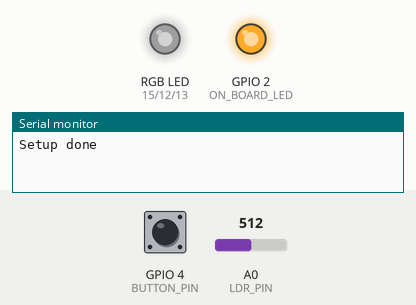
Simulated run of this program. Board: ESP8266 (NodeMCU). Shown: an RGB LED mixed from three pins (HIGH = lit), output pins drawn as LEDs (lit = HIGH), the last lines printed to the serial monitor. The test bench sets the inputs (shaded band); at power-on: GPIO 4 (BUTTON_PIN) HIGH, A0 (LDR_PIN) = 512. Dim RGB values are drawn brighter than linear; a WiFi scan finds three made-up networks.

Above: at 1.3 s.
1.4 s: GPIO 4 (BUTTON_PIN) pulled LOW for 3.2 s
At 2.2 s:
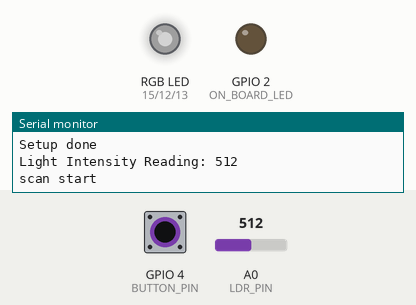
6.9 s: A0 (LDR_PIN) set to 0
At 7.6 s:
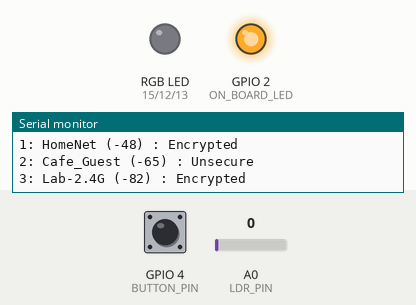
8.4 s: GPIO 4 (BUTTON_PIN) pulled LOW for 0.15 s
At 8.7 s:
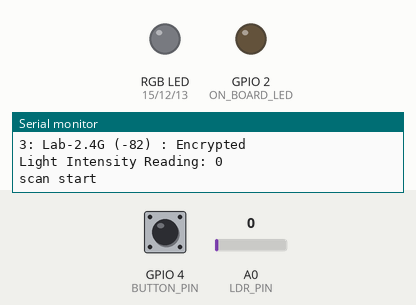
11.5 s: GPIO 4 (BUTTON_PIN) pulled LOW for 1 s
At 14.7 s:
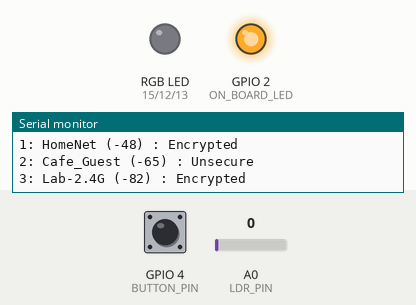
15.0 s: A0 (LDR_PIN) set to 511
At 16.1 s:
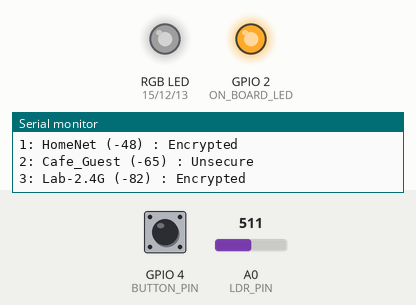
Timing chart, 0 to 17.5 s (numbered marks = the images above; inputs shaded):
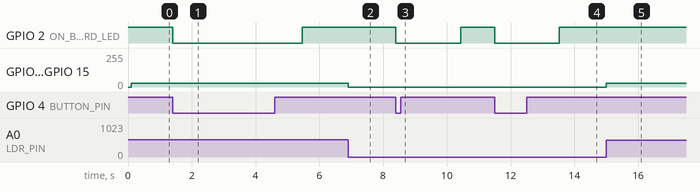

The program:

main.cpp
```cpp
#include "ESP8266WiFi.h"

const int BUTTON_PIN = 4;    // Define pin the button is connected to
const int ON_BOARD_LED = 2;  // Define pin the on-board LED is connected to
const int RGB_G_PIN = 12;    // RGB Green LED
const int RGB_R_PIN = 15;    // RGB Green LED
const int RGB_B_PIN = 13;    // RGB Green LED
const int LDR_PIN = A0;      // Define the analog pin the LDR is connected to

void setup() {
  pinMode(ON_BOARD_LED, OUTPUT);       // Initialize the LED_BUILTIN pin as an output
  pinMode(BUTTON_PIN, INPUT_PULLUP);  // Initialize button pin with built-in pullup.
  digitalWrite(ON_BOARD_LED, HIGH);    // Ensure LED is off
  Serial.begin(115200);               // Set comm rate to 115200

  // Set WiFi to station mode and disconnect from an AP if it was previously connected
  WiFi.mode(WIFI_STA);
  WiFi.disconnect();
  delay(100);

  Serial.println("Setup done");
}

void loop() {
  // put your main code here, to run repeatedly:
  int btn_Status = HIGH;
  int lightIntensity;

  lightIntensity = analogRead(LDR_PIN);  // Read the light intensity
  // analogWrite( RGB_G_PIN, map(lightIntensity, 40, 1023, 0, 1023));
  analogWrite( RGB_G_PIN, map(lightIntensity, 40, 1023,  0, 256));
  analogWrite( RGB_R_PIN, map(lightIntensity, 40, 1023,  0, 256));
  analogWrite( RGB_B_PIN, map(lightIntensity, 40, 1023,  0, 256));
  btn_Status = digitalRead (BUTTON_PIN);  // Check status of button
  if (btn_Status == LOW) {                // Button pushed, so do something
    Serial.print("Light Intensity Reading: ");
    Serial.println(lightIntensity);
    Serial.println("scan start");
    digitalWrite(ON_BOARD_LED, LOW);       // Turn LED ON
    // WiFi.scanNetworks will return the number of networks found
    int n = WiFi.scanNetworks();
    Serial.println("scan done");
    if (n == 0)
      Serial.println("no networks found");
    else
    {
      Serial.print(n);
      Serial.println(" networks found");
      for (int i = 0; i < n; ++i)
      {
        // Print SSID and RSSI for each network found
        Serial.print(i + 1);
        Serial.print(": ");
        Serial.print(WiFi.SSID(i));
        Serial.print(" (");
        Serial.print(WiFi.RSSI(i));
        Serial.print(")");
        Serial.println((WiFi.encryptionType(i) == ENC_TYPE_NONE) ? " : Unsecure" : " : Encrypted");
        delay(10);
      }
    }
    Serial.println("");
    digitalWrite(ON_BOARD_LED, HIGH);    // Turn LED Off
  }
}
```

Measured:
- after the input at 1.4 s, GPIO 2 (ON_BOARD_LED): HIGH → LOW at once, → HIGH 4.1 s later
- after the input at 6.9 s, GPIO 12 (RGB_G_PIN), GPIO 13 (RGB_B_PIN), GPIO 15 (RGB_R_PIN): 30/255 → 0/255 at once
- after the input at 8.4 s, GPIO 2 (ON_BOARD_LED): HIGH → LOW at once, → HIGH 2.0 s later
- after the input at 11.5 s, GPIO 2 (ON_BOARD_LED): HIGH → LOW at once, → HIGH 2.0 s later
- after the input at 15.0 s, GPIO 12 (RGB_G_PIN), GPIO 13 (RGB_B_PIN), GPIO 15 (RGB_R_PIN): 0/255 → 30/255 at once
